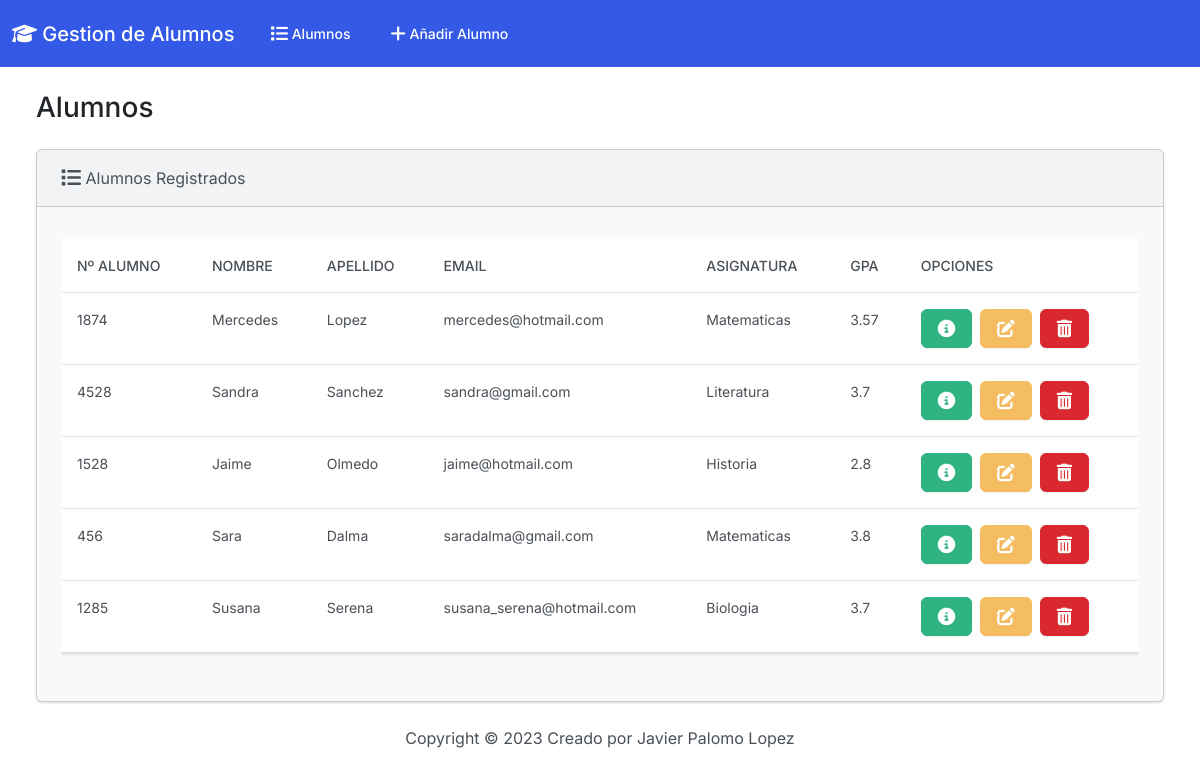
The page / on the database its author committed.
### students/models.py (models this page shows, shortened)
class Student(models.Model):
    student_number = models.PositiveBigIntegerField()
    first_name = models.CharField(max_length=50)
    last_name = models.CharField(max_length=50)
    email = models.EmailField(max_length=60)
    field_of_student = models.CharField(max_length=50)
    gpa = models.FloatField()

### students/views.py (the view)
# urls.py: path('', views.index, name="index"),
def index(request):
    return render(request, "students/index.html", {
        "Students": Student.objects.all()
    })

### students/templates/students/index.html (shortened to what this page needs)
{% extends "students/base.html" %}
{% block body %}
<h3 class="m-4">Alumnos</h3>
        <div class="row">
            <div class="col-12">
                {% if Students %}
                <div class="card bg-light ms-4 me-4 mb-4">
                    <div class="card-header"><i class="fa-solid fa-list fa-lg"></i> Alumnos Registrados</div>
                    <div class="card-body">
                      <p class="card-text">
                        <div class="table-responsive">
                            <table class="table table-hover">
                                <thead>
                                  <tr>
                                    <th scope="col">Nº ALumno</th>
                                    <th scope="col">Nombre</th>
                                    <th scope="col">Apellido</th>
                                    <th scope="col">Email</th>
                                    <th scope="col">Asignatura</th>
                                    <th scope="col">GPA</th>
                                    <th scope="col">Opciones</th>
                                  </tr>
                                </thead>
                                <tbody>
                                {% for student in Students %}
                                  <tr>
                                    <td>{{ student.student_number }}</td>
                                    <td>{{ student.first_name }}</td>
                                    <td>{{ student.last_name }}</td>
                                    <td>{{ student.email }}</td>
                                    <td>{{ student.field_of_student }}</td>
                                    <td>{{ student.gpa }}</td>
                                    <td>
                                <button type="button" class="btn btn-success me-1" href="{% url 'view_student' student.id %}"
                                        data-bs-toggle="modal" data-bs-target="#myModal{{ student.id }}">
                                </button>
                                  <a class="btn btn-warning me-1" href="{% url 'editar' student.id %}">
                                  </a>
                                  <button type="button" class="btn btn-danger" data-bs-toggle="modal"
                                  data-bs-target="#delete{{ student.id }}">
                                </button>
                                    </td>
                                  </tr>
                                {% endfor %}
                                </tbody>
                              </table>
                        </div>
                      </p>
                    </div>
                  </div>
                {% else %}
                <h5 class="alert alert-primary ms-4 me-4">No Existen Alumnos</h5>
                {% endif %}
            </div>
        </div>
{% endblock %}

### students/templates/students/base.html (shortened to what this page needs)
{% load static %}
<!DOCTYPE html>
<html lang="en">
<head>
    <link rel="stylesheet" href="{% static 'css/bootstrap.min.css' %}">
    <link rel="stylesheet" href="https://cdnjs.cloudflare.com/ajax/libs/font-awesome/6.4.0/css/all.min.css">
</head>
<body class="d-flex flex-column mi-vh-100">
    <nav class="navbar navbar-expand-lg bg-primary" data-bs-theme="dark">
        <div class="container-fluid">
          <a class="navbar-brand" href="/"><i class="fa-solid fa-graduation-cap"></i> Gestion de Alumnos</a>
          <div class="collapse navbar-collapse" id="navbarColor01">
            <ul class="navbar-nav me-auto">
              <li class="nav-item">
                <a class="nav-link" href="/"> Alumnos</a>
              </li>
              <li class="nav-item">
                <a class="nav-link" href="{% url 'añadir' %}"> Añadir Alumno</a>
              </li>
            </ul>
          </div>
        </div>
      </nav>
    <div class="container-fluid">
        {% block body %}
        {% endblock %}
    </div>
    <footer class="mt-auto mb-4">
        <div class="text-center">
            <span>
                Copyright &copy; <script>document.write(new Date().getFullYear())</script>
                Creado por Javier Palomo Lopez
            </span>
        </div>
    </footer>
</body>
</html>

### rows shown on the page
Student: student_number "1874", first_name "Mercedes", last_name "Lopez", email "mercedes@hotmail.com", field_of_student "Matematicas", gpa "3.57"
Student: student_number "4528", first_name "Sandra", last_name "Sanchez", email "sandra@gmail.com", field_of_student "Literatura", gpa "3.7"
Student: student_number "1528", first_name "Jaime", last_name "Olmedo", email "jaime@hotmail.com", field_of_student "Historia", gpa "2.8"
Student: student_number "456", first_name "Sara", last_name "Dalma", email "saradalma@gmail.com", field_of_student "Matematicas", gpa "3.8"
Student: student_number "1285", first_name "Susana", last_name "Serena", email "susana_serena@hotmail.com", field_of_student "Biologia", gpa "3.7"
